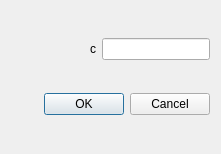
<?xml version="1.0" encoding="UTF-8"?>
<ui version="4.0">
 <class>logPara</class>
 <widget class="QDialog" name="logPara">
  <property name="geometry">
   <rect>
    <x>0</x>
    <y>0</y>
    <width>221</width>
    <height>154</height>
   </rect>
  </property>
  <property name="windowTitle">
   <string>对数变换</string>
  </property>
  <layout class="QVBoxLayout" name="verticalLayout">
   <item>
    <layout class="QHBoxLayout" name="horizontalLayout">
     <item>
      <spacer name="horizontalSpacer">
       <property name="orientation">
        <enum>Qt::Horizontal</enum>
       </property>
       <property name="sizeHint" stdset="0">
        <size>
         <width>40</width>
         <height>20</height>
        </size>
       </property>
      </spacer>
     </item>
     <item>
      <widget class="QLabel" name="label">
       <property name="text">
        <string>c</string>
       </property>
      </widget>
     </item>
     <item>
      <widget class="QLineEdit" name="lineEdit"/>
     </item>
    </layout>
   </item>
   <item>
    <widget class="QDialogButtonBox" name="buttonBox">
     <property name="orientation">
      <enum>Qt::Horizontal</enum>
     </property>
     <property name="standardButtons">
      <set>QDialogButtonBox::Cancel|QDialogButtonBox::Ok</set>
     </property>
    </widget>
   </item>
  </layout>
 </widget>
 <resources/>
 <connections>
  <connection>
   <sender>buttonBox</sender>
   <signal>accepted()</signal>
   <receiver>logPara</receiver>
   <slot>accept()</slot>
   <hints>
    <hint type="sourcelabel">
     <x>248</x>
     <y>254</y>
    </hint>
    <hint type="destinationlabel">
     <x>157</x>
     <y>274</y>
    </hint>
   </hints>
  </connection>
  <connection>
   <sender>buttonBox</sender>
   <signal>rejected()</signal>
   <receiver>logPara</receiver>
   <slot>reject()</slot>
   <hints>
    <hint type="sourcelabel">
     <x>316</x>
     <y>260</y>
    </hint>
    <hint type="destinationlabel">
     <x>286</x>
     <y>274</y>
    </hint>
   </hints>
  </connection>
 </connections>
</ui>
